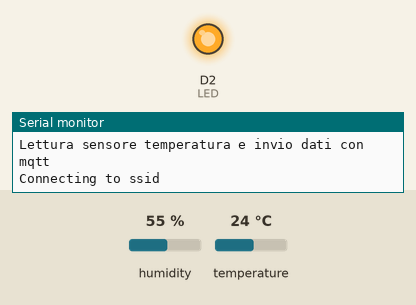
This sketch was run on a simulated ESP8266 (NodeMCU). Shown: output pins drawn as LEDs (lit = HIGH), the last lines printed to the serial monitor. The inputs (shaded band) are chosen by the test bench; at power-on: humidity 55 %, temperature 24 °C. WiFi joins after 1.5 s; servers stay silent unless stated; no MQTT or app messages arrive unless stated.

Above: at 0.1 s.
At 1.6 s:
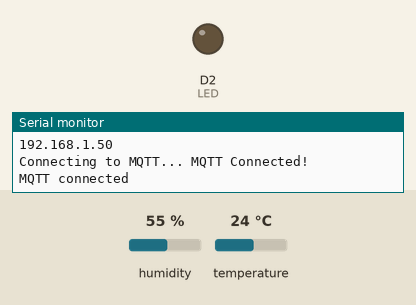
Timing chart, 0 to 6.6 s (numbered marks = the images above):
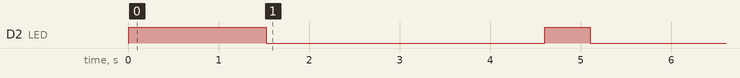

The sketch:

d1-dht11-22-mqtt.ino
```cpp
/***************************************************
  Lettura di un sensore DHT22 e invio dati in mqtt
  installare librerie Adafruit
  Sensors
  DHT
  MQTT


 ****************************************************/

#include "DHT.h"
#include <ESP8266WiFi.h>
#include "Adafruit_MQTT.h"
#include "Adafruit_MQTT_Client.h"
#include "access.h"

/************************* NodeMCU pin mapping *******************************/
#define D0 16
#define D1 5 // I2C Bus SCL (clock) GPIO5
#define D2 4 // I2C Bus SDA (data)
#define D3 0
#define D4 2 // Same as "LED_BUILTIN", but inverted logic
#define D5 14 // SPI Bus SCK (clock)
#define D6 12 // SPI Bus MISO
#define D7 13 // SPI Bus MOSI
#define D8 15 // SPI Bus SS (CS)
#define D9 3 // RX0 (Serial console)
#define D10 1 // TX0 (Serial console)

/**************************** led *******************************************/
#define LED D2

/************************* Settaggi sensore *********************************/
#define DHTPIN D1
// comment/uncomment the right line
#define DHTTYPE DHT11
//#define DHTTYPE DHT22
DHT dht(DHTPIN, DHTTYPE);

/************ Global State (you don't need to change this!) ******************/
// Create an ESP8266 WiFiClient class to connect to the MQTT server.
WiFiClient client;
// Setup the MQTT client class by passing in the WiFi client and MQTT server and login details.
Adafruit_MQTT_Client mqtt(&client, AIO_SERVER, AIO_SERVERPORT, AIO_USERNAME, AIO_KEY);

/****************************** Feeds ***************************************/
Adafruit_MQTT_Publish esp8266_feed = Adafruit_MQTT_Publish(&mqtt, "sensors-test/casa/99");

/*************************** Sketch Code ************************************/
void setup() {
  Serial.begin(9600);
  pinMode(LED, OUTPUT);
  dht.begin();
  delay(10);

  digitalWrite(LED, HIGH);
  Serial.println(F("Lettura sensore temperatura e invio dati con mqtt"));
  // Connect to WiFi access point.
  Serial.println(); Serial.println();
  Serial.print("Connecting to ");
  Serial.println(WLAN_SSID);

  WiFi.begin(WLAN_SSID, WLAN_PASS);
  while (WiFi.status() != WL_CONNECTED) {
    delay(500);
    Serial.print(".");
  }
  Serial.println();

  Serial.println("WiFi connected");
  Serial.println("IP address: "); Serial.println(WiFi.localIP());

  digitalWrite(LED, LOW);
}

float h,t;
char feed[100];
char buf_t[10], buf_h[10];

void loop() {
  // Ensure the connection to the MQTT server is alive (this will make the first
  // connection and automatically reconnect when disconnected).  See the MQTT_connect
  // function definition further below.
  MQTT_connect();
  Serial.println("MQTT connected");

  /*
   *  aspetto Xs per una nuova lettura il ciclo di lettura lo faccio durare comunque 2 secondi
   *  temporizzazioni che servono per stabilizzare le letture del dht a 3.3v
   *  importante anche una resistenza da 5,6k invece di una da 10k
   */
  delay(1000);

  //leggo il sensore
  h = dht.readHumidity();
  t = dht.readTemperature();

  //aspetto ... serve per evitare il nan
  delay(2000);

  if (isnan(h) || isnan(t)) {
        Serial.println(F("Lettura non valida "));
        // Lsmpeggio led
        for (int i=0;i<7;i++) {
          digitalWrite(LED, HIGH);
          delay(200);
          digitalWrite(LED, LOW);
        }
        //aspetto 10 secondi
        delay(10000);
      } else {
        digitalWrite(LED, HIGH);
        dtostrf(t, 6, 2, buf_t);
        dtostrf(h, 6, 2, buf_h);
        sprintf(feed, "{\"ID\":99,\"temp\":%s,\"hum\":%s,\"status\":0}", buf_t, buf_h);
        Serial.println(feed);
        delay(500);
        // Pubblico sul broker mqtt
        if (! esp8266_feed.publish(feed)) {
          Serial.println(F("MQTT Failed"));
        } else {
          Serial.println(F("MQTT OK!"));
        }
        digitalWrite(LED, LOW);
        //aspetto 3 minuti
        delay(180000);
      }

}

// Function to connect and reconnect as necessary to the MQTT server.
// Should be called in the loop function and it will take care if connecting.
void MQTT_connect() {
  int8_t ret;

  // Stop if already connected.
  if (mqtt.connected()) {
    return;
  }

  Serial.print("Connecting to MQTT... ");

  uint8_t retries = 3;
  while ((ret = mqtt.connect()) != 0) { // connect will return 0 for connected
       Serial.println(mqtt.connectErrorString(ret));
       Serial.println("Retrying MQTT connection in 5 seconds...");
       mqtt.disconnect();
       delay(5000);  // wait 5 seconds
       retries--;
       if (retries == 0) {
         // basically die and wait for WDT to reset me
         while (1);
       }
  }
  Serial.println("MQTT Connected!");
}
```

example-access.h
```cpp
/************************* WiFi Access Point *********************************/

#define WLAN_SSID       "ssid"
#define WLAN_PASS       "pass"

/************************* Mqtt setup ****************************************/

#define AIO_SERVER      "broker mqtt"
#define AIO_SERVERPORT  1883                   // use 8883 for SSL
#define AIO_USERNAME    "user mqtt"
#define AIO_KEY         "pass mqtt"
```

Measured:
- by itself, D2 (LED): HIGH → LOW at 1.5 s, → HIGH 3.1 s later, → LOW 0.50 s later
